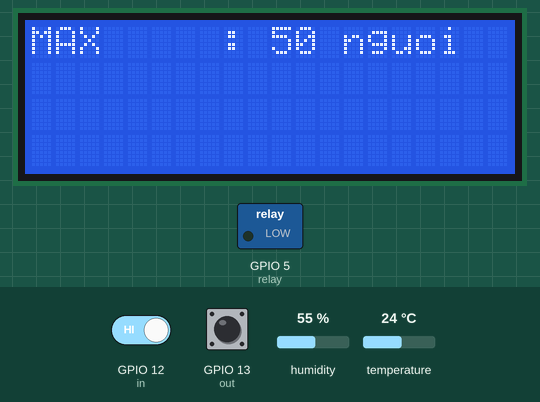
This sketch was run on a simulated ESP8266 (NodeMCU). Shown: 20×4 character LCD, switched loads named in the sketch (green lamp = pin HIGH). Inputs (shaded band) come from the test bench; at power-on: GPIO 12 (in) HIGH, temperature 24 °C, GPIO 13 (out) HIGH, humidity 55 %. WiFi joins after 1.5 s; servers stay silent unless stated; the audio player accepts every command and is not drawn; what the sketch prints to the serial monitor is not drawn.

Above: at 1.6 s.
At 3.6 s:
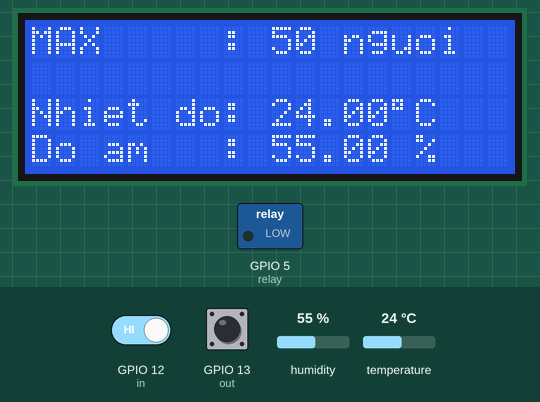
3.7 s: GPIO 12 (in) driven LOW
At 5.0 s:
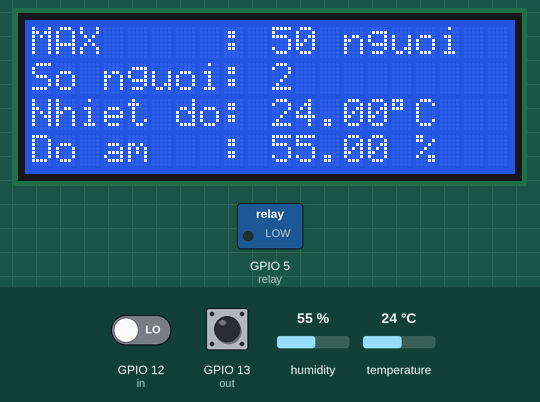
7.2 s: temperature set to 11 °C
At 10.9 s:
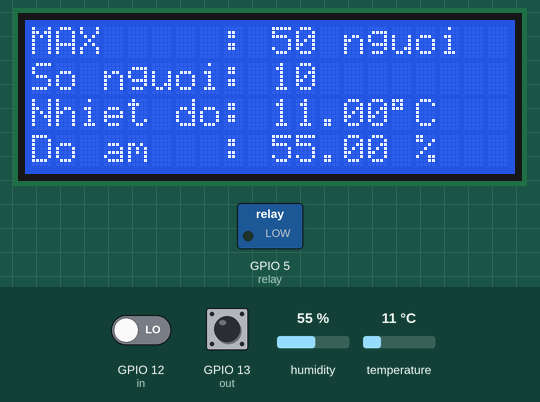
11.2 s: temperature set to 8 °C
At 17.6 s:
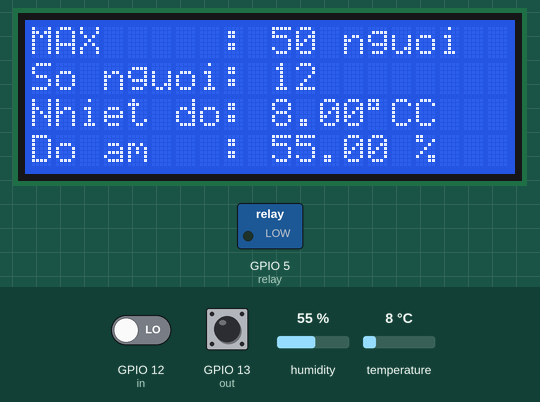
Timing chart, 0 to 19.1 s (numbered marks = the images above; inputs shaded):
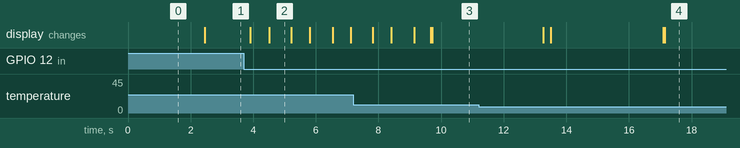

The sketch:

Doan2Ver3.ino
```cpp
#include <ESP8266WiFi.h>
#include <WiFiClient.h>
#include <LiquidCrystal_I2C.h>
#include <BlynkSimpleEsp8266.h>
#include <Wire.h>
#include <DHT.h>

#include <DFRobotDFPlayerMini.h>
#include "SoftwareSerial.h"

SoftwareSerial mySoftwareSerial(3, 1); // RX, TX
DFRobotDFPlayerMini myDFPlayer;

LiquidCrystal_I2C lcd(0x27, 20, 4);
#define BLYNK_PRINT Serial   // Comment this out to disable prints and save space

#define in 12 //Chân 12 là chân người vào
#define out 13 //Chân 13 là chân người ra
#define relay 5 //Chân còi báo

//thingspeak

const char* ssidd = "Wifi Free DUT";           // Give your wifi network name
const char* passwordd = "muoiso10";   // Give your wifi network password


WiFiClient client;
//ThingSpeakSetting
const int channelID    = 1257322;// Enter Channel ID;
String writeAPIKey    = "YMB1SNCG6XJ86ET7";
const char* server    = "api.thingspeak.com";

void    wifiSetup();
void    thingConnect();
void    readSensor(void);
//float   getMoist();
void    printData(void);

#define DHTTYPE DHT11
#define DHTPIN 4 //Chân 4 là DHT
DHT dht(DHTPIN, DHTTYPE);
BlynkTimer timer;

float humi;
float temp;
int c;

char auth[] = "58KE-oK65ay5v27Ntx6cDC9XuXt3MD0E";
char ssid[] = "Wifi Free DUT";
char pass[] = "muoiso10";


int count = 0; //biến đếm người

void thingConnect() {
  if (client.connect(server, 80)) {
    String body = "field1=" + String(temp, 1) + "&field2=" + String(humi, 1) + "&field3=" + String(count);
    client.print("POST /update HTTP/1.1\n");
    client.print("Host: api.thingspeak.com\n");
    client.print("Connection: close\n");
    client.print("X-THINGSPEAKAPIKEY: " + writeAPIKey + "\n");
    client.print("Content-Type: application/x-www-form-urlencoded\n");
    client.print("Content-Length: ");
    client.print(body.length());
    client.print("\n\n");
    client.print(body);
    client.print("\n\n");
  }
}
void wifiSetup() {
  Serial.print("Connecting");
  WiFi.begin(ssidd, passwordd);
  while (WiFi.status() != WL_CONNECTED) {
    Serial.print(".");
    delay(100);
  }
  Serial.print("\r\nWiFi connected");
//  logoConsole();
}

void printData(void) {
  Serial.printf("Temp: %s°C - Hum: %s% - Moist: %s%\r\n", String(temp, 1).c_str(), String(humi, 1).c_str(), String(count, 1).c_str());
}

void readSensor(void) {
  temp  = dht.readTemperature();
  humi  = dht.readHumidity();
  //int c = count;

//---------------------------------------------------------------------------------//  \n");
}
void IN()
{
    count++;
    lcd.setCursor(0,1);
    lcd.print("So nguoi: ");
    lcd.print(count);
    lcd.setCursor(10,1);
    Serial.print("So nguoi: ");
    Serial.println(count);
    delay(500);
}
void OUT()
{
    if (count == 0)
    {
      count == 0;
      lcd.setCursor(0,1);
      lcd.print("So nguoi: ");
      lcd.print(count);
      lcd.setCursor(10,1);
      Serial.println("Khong co nguoi: ");
      delay(500);
    }
    else
    {
    count--;
    lcd.setCursor(0,1);
    lcd.print("So nguoi: ");
    lcd.print(count);
    lcd.setCursor(10,1);
    Serial.print("So nguoi: ");
    Serial.println(count);
    delay(500);
    }
}

void Demsonguoi()
{

  int readVao = digitalRead(in); // CẢM BIẾN vào
  int readRa  = digitalRead(out); // CẢM BIẾN ra

   //Dem nguoi
  if(readVao == LOW)
  IN();
  if(readRa == LOW)
  OUT();
  if (count == 0)
  Serial.println("Khong co nguoi");
  if (count >=10)
  quasonguoi();

  Blynk.virtualWrite(V0, count);
}

void quasonguoi()
{
    Serial.println("Qua so nguoi ");
    Blynk.notify("Quá số người quy định!");

    myDFPlayer.play(1);
    delay(3000);

    lcd.setCursor(0,1);
    lcd.print("WARNING!!");
    lcd.print(count);
    lcd.print("    ");

}

void Nhietdo()
{
  float h = dht.readHumidity();
  float t = dht.readTemperature();
    lcd.setCursor(0,2);
    lcd.print("Nhiet do: ");
    lcd.print(t);
    lcd.print((char)0xDF);
    lcd.print("C");
    lcd.setCursor(0,3);
    lcd.print("Do am   : ");
    lcd.print(h);
    lcd.print(" %");

  if (isnan(h) || isnan(t))
  {
    Serial.println("Failed to read from DHT sensor!");
    return;
  }

  Blynk.virtualWrite(V5, h);
  Blynk.virtualWrite(V6, t);
}

void setup()
{
  Serial.begin(9600);
  Serial.println("Dang chay vong SETUP");


  //Bắt đầu 2 chân SDA và SCK của I2C và khởi tạo LCD
  Wire.begin(2, 0); // SDA SCL
  lcd.init();
  lcd.backlight();
  lcd.home();
  lcd.setCursor(0,0);//Đưa con trỏ về vị trí 0,0
  lcd.print("MAX     : 50 nguoi");

  //Bat dau DHT
  dht.begin();
  wifiSetup();

  pinMode(in, INPUT);
  pinMode(out, INPUT);
  pinMode(relay, OUTPUT);

  //Bat dau Blynk
  Blynk.begin(auth, ssid, pass);
  timer.setInterval(500L,Nhietdo);
  timer.setInterval(500L,Demsonguoi);

  //Bat dau mp3
  mySoftwareSerial.begin(9600);
  if (!myDFPlayer.begin(mySoftwareSerial, true, false)) {  while(true){delay(0); }   }
  myDFPlayer.volume(20);

}

void loop()
{
  Serial.println("Dang trong vong LOOP");
  Blynk.run();
  timer.run();

  thingConnect();
  readSensor();
  printData();

  Demsonguoi();
  Nhietdo();
}
```

Measured:
- the behaviour switches between 10 and 9 °C on temperature (found by bisection; images 3 and 4)
- after the input at 3.7 s, the display: first changes after 0.21 s (image 2 shows a later state)
- after the input at 11.2 s, the display: first differs from a run without the input after 5.9 s (image 4 shows a later state)
